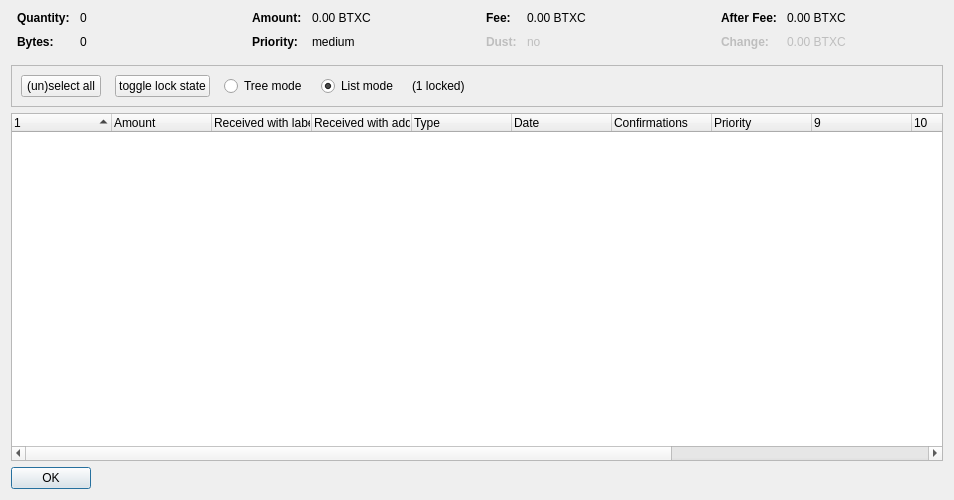
<?xml version="1.0" encoding="UTF-8"?>
<ui version="4.0">
 <class>CoinControlDialog</class>
 <widget class="QDialog" name="CoinControlDialog">
  <property name="geometry">
   <rect>
    <x>0</x>
    <y>0</y>
    <width>954</width>
    <height>500</height>
   </rect>
  </property>
  <property name="windowTitle">
   <string>Coin Selection</string>
  </property>
  <layout class="QVBoxLayout" name="verticalLayout">
   <item>
    <layout class="QHBoxLayout" name="horizontalLayoutTop" stretch="0,0,0,0">
     <property name="topMargin">
      <number>0</number>
     </property>
     <property name="bottomMargin">
      <number>10</number>
     </property>
     <item>
      <layout class="QFormLayout" name="formLayoutCoinControl1">
       <property name="horizontalSpacing">
        <number>10</number>
       </property>
       <property name="verticalSpacing">
        <number>10</number>
       </property>
       <property name="leftMargin">
        <number>6</number>
       </property>
       <property name="rightMargin">
        <number>6</number>
       </property>
       <item row="0" column="0">
        <widget class="QLabel" name="labelCoinControlQuantityText">
         <property name="font">
          <font>
           <weight>75</weight>
           <bold>true</bold>
          </font>
         </property>
         <property name="text">
          <string>Quantity:</string>
         </property>
        </widget>
       </item>
       <item row="0" column="1">
        <widget class="QLabel" name="labelCoinControlQuantity">
         <property name="cursor">
          <cursorShape>IBeamCursor</cursorShape>
         </property>
         <property name="contextMenuPolicy">
          <enum>Qt::ActionsContextMenu</enum>
         </property>
         <property name="text">
          <string notr="true">0</string>
         </property>
         <property name="textInteractionFlags">
          <set>Qt::LinksAccessibleByMouse|Qt::TextSelectableByKeyboard|Qt::TextSelectableByMouse</set>
         </property>
        </widget>
       </item>
       <item row="1" column="0">
        <widget class="QLabel" name="labelCoinControlBytesText">
         <property name="font">
          <font>
           <weight>75</weight>
           <bold>true</bold>
          </font>
         </property>
         <property name="text">
          <string>Bytes:</string>
         </property>
        </widget>
       </item>
       <item row="1" column="1">
        <widget class="QLabel" name="labelCoinControlBytes">
         <property name="cursor">
          <cursorShape>IBeamCursor</cursorShape>
         </property>
         <property name="contextMenuPolicy">
          <enum>Qt::ActionsContextMenu</enum>
         </property>
         <property name="text">
          <string notr="true">0</string>
         </property>
         <property name="textInteractionFlags">
          <set>Qt::LinksAccessibleByMouse|Qt::TextSelectableByKeyboard|Qt::TextSelectableByMouse</set>
         </property>
        </widget>
       </item>
      </layout>
     </item>
     <item>
      <layout class="QFormLayout" name="formLayoutCoinControl2">
       <property name="horizontalSpacing">
        <number>10</number>
       </property>
       <property name="verticalSpacing">
        <number>10</number>
       </property>
       <property name="leftMargin">
        <number>6</number>
       </property>
       <property name="rightMargin">
        <number>6</number>
       </property>
       <item row="0" column="0">
        <widget class="QLabel" name="labelCoinControlAmountText">
         <property name="font">
          <font>
           <weight>75</weight>
           <bold>true</bold>
          </font>
         </property>
         <property name="text">
          <string>Amount:</string>
         </property>
        </widget>
       </item>
       <item row="0" column="1">
        <widget class="QLabel" name="labelCoinControlAmount">
         <property name="cursor">
          <cursorShape>IBeamCursor</cursorShape>
         </property>
         <property name="contextMenuPolicy">
          <enum>Qt::ActionsContextMenu</enum>
         </property>
         <property name="text">
          <string notr="true">0.00 BTXC</string>
         </property>
         <property name="textInteractionFlags">
          <set>Qt::LinksAccessibleByMouse|Qt::TextSelectableByKeyboard|Qt::TextSelectableByMouse</set>
         </property>
        </widget>
       </item>
       <item row="1" column="0">
        <widget class="QLabel" name="labelCoinControlPriorityText">
         <property name="font">
          <font>
           <weight>75</weight>
           <bold>true</bold>
          </font>
         </property>
         <property name="text">
          <string>Priority:</string>
         </property>
        </widget>
       </item>
       <item row="1" column="1">
        <widget class="QLabel" name="labelCoinControlPriority">
         <property name="cursor">
          <cursorShape>IBeamCursor</cursorShape>
         </property>
         <property name="contextMenuPolicy">
          <enum>Qt::ActionsContextMenu</enum>
         </property>
         <property name="text">
          <string>medium</string>
         </property>
         <property name="textInteractionFlags">
          <set>Qt::LinksAccessibleByMouse|Qt::TextSelectableByKeyboard|Qt::TextSelectableByMouse</set>
         </property>
        </widget>
       </item>
      </layout>
     </item>
     <item>
      <layout class="QFormLayout" name="formLayoutCoinControl3">
       <property name="horizontalSpacing">
        <number>10</number>
       </property>
       <property name="verticalSpacing">
        <number>10</number>
       </property>
       <property name="leftMargin">
        <number>6</number>
       </property>
       <property name="rightMargin">
        <number>6</number>
       </property>
       <item row="0" column="0">
        <widget class="QLabel" name="labelCoinControlFeeText">
         <property name="font">
          <font>
           <weight>75</weight>
           <bold>true</bold>
          </font>
         </property>
         <property name="text">
          <string>Fee:</string>
         </property>
        </widget>
       </item>
       <item row="0" column="1">
        <widget class="QLabel" name="labelCoinControlFee">
         <property name="cursor">
          <cursorShape>IBeamCursor</cursorShape>
         </property>
         <property name="contextMenuPolicy">
          <enum>Qt::ActionsContextMenu</enum>
         </property>
         <property name="text">
          <string notr="true">0.00 BTXC</string>
         </property>
         <property name="textInteractionFlags">
          <set>Qt::LinksAccessibleByMouse|Qt::TextSelectableByKeyboard|Qt::TextSelectableByMouse</set>
         </property>
        </widget>
       </item>
       <item row="1" column="0">
        <widget class="QLabel" name="labelCoinControlLowOutputText">
         <property name="enabled">
          <bool>false</bool>
         </property>
         <property name="font">
          <font>
           <weight>75</weight>
           <bold>true</bold>
          </font>
         </property>
         <property name="text">
          <string>Dust:</string>
         </property>
        </widget>
       </item>
       <item row="1" column="1">
        <widget class="QLabel" name="labelCoinControlLowOutput">
         <property name="enabled">
          <bool>false</bool>
         </property>
         <property name="cursor">
          <cursorShape>IBeamCursor</cursorShape>
         </property>
         <property name="contextMenuPolicy">
          <enum>Qt::ActionsContextMenu</enum>
         </property>
         <property name="text">
          <string>no</string>
         </property>
         <property name="textInteractionFlags">
          <set>Qt::LinksAccessibleByMouse|Qt::TextSelectableByKeyboard|Qt::TextSelectableByMouse</set>
         </property>
        </widget>
       </item>
      </layout>
     </item>
     <item>
      <layout class="QFormLayout" name="formLayoutCoinControl4">
       <property name="horizontalSpacing">
        <number>10</number>
       </property>
       <property name="verticalSpacing">
        <number>10</number>
       </property>
       <property name="leftMargin">
        <number>6</number>
       </property>
       <property name="rightMargin">
        <number>6</number>
       </property>
       <item row="0" column="0">
        <widget class="QLabel" name="labelCoinControlAfterFeeText">
         <property name="font">
          <font>
           <weight>75</weight>
           <bold>true</bold>
          </font>
         </property>
         <property name="text">
          <string>After Fee:</string>
         </property>
        </widget>
       </item>
       <item row="0" column="1">
        <widget class="QLabel" name="labelCoinControlAfterFee">
         <property name="cursor">
          <cursorShape>IBeamCursor</cursorShape>
         </property>
         <property name="contextMenuPolicy">
          <enum>Qt::ActionsContextMenu</enum>
         </property>
         <property name="text">
          <string notr="true">0.00 BTXC</string>
         </property>
         <property name="textInteractionFlags">
          <set>Qt::LinksAccessibleByMouse|Qt::TextSelectableByKeyboard|Qt::TextSelectableByMouse</set>
         </property>
        </widget>
       </item>
       <item row="1" column="0">
        <widget class="QLabel" name="labelCoinControlChangeText">
         <property name="enabled">
          <bool>false</bool>
         </property>
         <property name="font">
          <font>
           <weight>75</weight>
           <bold>true</bold>
          </font>
         </property>
         <property name="text">
          <string>Change:</string>
         </property>
        </widget>
       </item>
       <item row="1" column="1">
        <widget class="QLabel" name="labelCoinControlChange">
         <property name="enabled">
          <bool>false</bool>
         </property>
         <property name="cursor">
          <cursorShape>IBeamCursor</cursorShape>
         </property>
         <property name="contextMenuPolicy">
          <enum>Qt::ActionsContextMenu</enum>
         </property>
         <property name="text">
          <string notr="true">0.00 BTXC</string>
         </property>
         <property name="textInteractionFlags">
          <set>Qt::LinksAccessibleByMouse|Qt::TextSelectableByKeyboard|Qt::TextSelectableByMouse</set>
         </property>
        </widget>
       </item>
      </layout>
     </item>
    </layout>
   </item>
   <item>
    <widget class="QFrame" name="frame">
     <property name="minimumSize">
      <size>
       <width>0</width>
       <height>40</height>
      </size>
     </property>
     <property name="frameShape">
      <enum>QFrame::StyledPanel</enum>
     </property>
     <property name="frameShadow">
      <enum>QFrame::Sunken</enum>
     </property>
     <layout class="QHBoxLayout" name="horizontalLayout">
      <item>
       <layout class="QHBoxLayout" name="horizontalLayoutPanel" stretch="0,0,0,0,0,0">
        <property name="spacing">
         <number>14</number>
        </property>
        <item>
         <widget class="QPushButton" name="pushButtonSelectAll">
          <property name="sizePolicy">
           <sizepolicy hsizetype="Maximum" vsizetype="Fixed">
            <horstretch>0</horstretch>
            <verstretch>0</verstretch>
           </sizepolicy>
          </property>
          <property name="text">
           <string>(un)select all</string>
          </property>
          <property name="autoDefault">
           <bool>false</bool>
          </property>
         </widget>
        </item>
        <item>
         <widget class="QPushButton" name="pushButtonToggleLock">
          <property name="sizePolicy">
           <sizepolicy hsizetype="Maximum" vsizetype="Fixed">
            <horstretch>0</horstretch>
            <verstretch>0</verstretch>
           </sizepolicy>
          </property>
          <property name="text">
           <string>toggle lock state</string>
          </property>
          <property name="autoDefault">
           <bool>false</bool>
          </property>
         </widget>
        </item>
        <item>
         <widget class="QRadioButton" name="radioTreeMode">
          <property name="sizePolicy">
           <sizepolicy hsizetype="Maximum" vsizetype="Fixed">
            <horstretch>0</horstretch>
            <verstretch>0</verstretch>
           </sizepolicy>
          </property>
          <property name="text">
           <string>Tree mode</string>
          </property>
         </widget>
        </item>
        <item>
         <widget class="QRadioButton" name="radioListMode">
          <property name="sizePolicy">
           <sizepolicy hsizetype="Maximum" vsizetype="Fixed">
            <horstretch>0</horstretch>
            <verstretch>0</verstretch>
           </sizepolicy>
          </property>
          <property name="text">
           <string>List mode</string>
          </property>
          <property name="checked">
           <bool>true</bool>
          </property>
         </widget>
        </item>
        <item>
         <widget class="QLabel" name="labelLocked">
          <property name="text">
           <string>(1 locked)</string>
          </property>
         </widget>
        </item>
        <item>
         <spacer name="horizontalSpacer">
          <property name="orientation">
           <enum>Qt::Horizontal</enum>
          </property>
          <property name="sizeHint" stdset="0">
           <size>
            <width>40</width>
            <height>20</height>
           </size>
          </property>
         </spacer>
        </item>
       </layout>
      </item>
     </layout>
    </widget>
   </item>
   <item>
    <widget class="CoinControlTreeWidget" name="treeWidget">
     <property name="contextMenuPolicy">
      <enum>Qt::CustomContextMenu</enum>
     </property>
     <property name="sortingEnabled">
      <bool>false</bool>
     </property>
     <property name="columnCount">
      <number>13</number>
     </property>
     <attribute name="headerShowSortIndicator" stdset="0">
      <bool>true</bool>
     </attribute>
     <attribute name="headerStretchLastSection">
      <bool>false</bool>
     </attribute>
     <column>
      <property name="text">
       <string/>
      </property>
     </column>
     <column>
      <property name="text">
       <string>Amount</string>
      </property>
     </column>
     <column>
      <property name="text">
       <string>Received with label</string>
      </property>
     </column>
     <column>
      <property name="text">
       <string>Received with address</string>
      </property>
     </column>
     <column>
      <property name="text">
	<string>Type</string>
      </property>
     </column>
     <column>
      <property name="text">	 
       <string>Date</string>
      </property>
     </column>
     <column>
      <property name="text">
       <string>Confirmations</string>
      </property>
      <property name="toolTip">
       <string>Confirmed</string>
      </property>
     </column>
     <column>
      <property name="text">
       <string>Priority</string>
      </property>
     </column>
     <column>
      <property name="text">
       <string/>
      </property>
     </column>
     <column>
      <property name="text">
       <string/>
      </property>
     </column>
     <column>
      <property name="text">
       <string/>
      </property>
     </column>
     <column>
      <property name="text">
       <string/>
      </property>
     </column>
     <column>
      <property name="text">
       <string/>
      </property>
     </column>
    </widget>
   </item>
   <item>
    <widget class="QDialogButtonBox" name="buttonBox">
     <property name="sizePolicy">
      <sizepolicy hsizetype="Maximum" vsizetype="Fixed">
       <horstretch>0</horstretch>
       <verstretch>0</verstretch>
      </sizepolicy>
     </property>
     <property name="orientation">
      <enum>Qt::Horizontal</enum>
     </property>
     <property name="standardButtons">
      <set>QDialogButtonBox::Ok</set>
     </property>
    </widget>
   </item>
  </layout>
 </widget>
 <customwidgets>
  <customwidget>
   <class>CoinControlTreeWidget</class>
   <extends>QTreeWidget</extends>
   <header>coincontroltreewidget.h</header>
  </customwidget>
 </customwidgets>
 <resources/>
 <connections/>
</ui>
